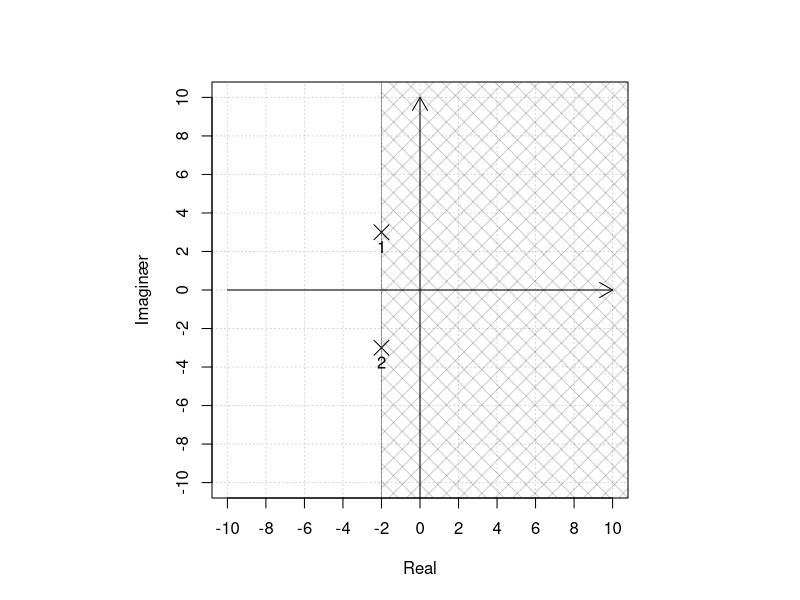
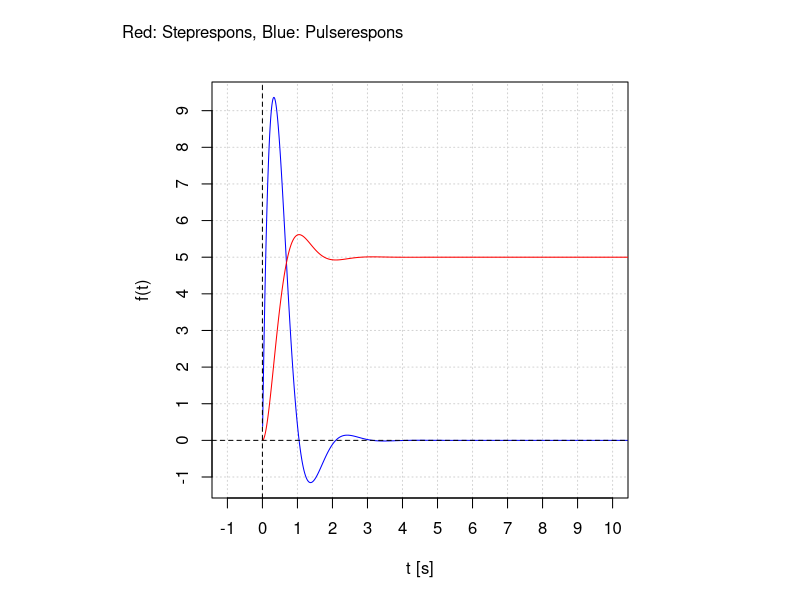
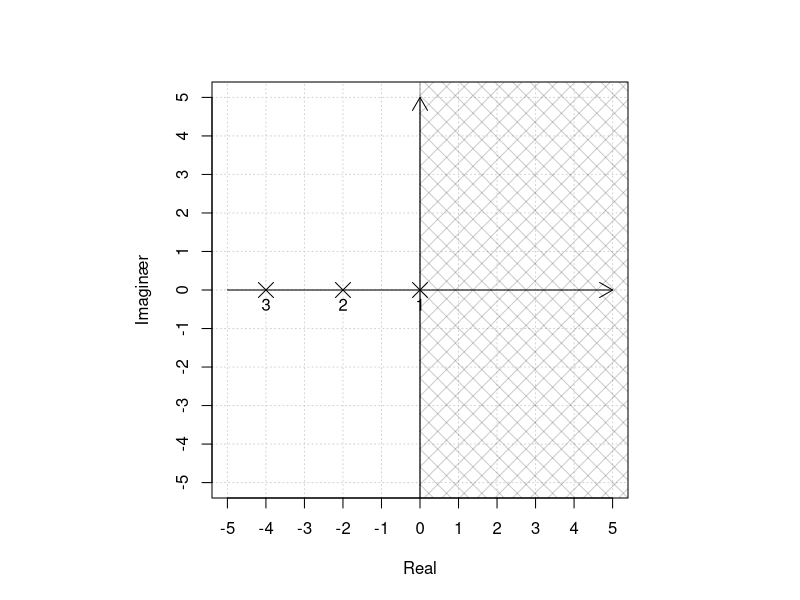
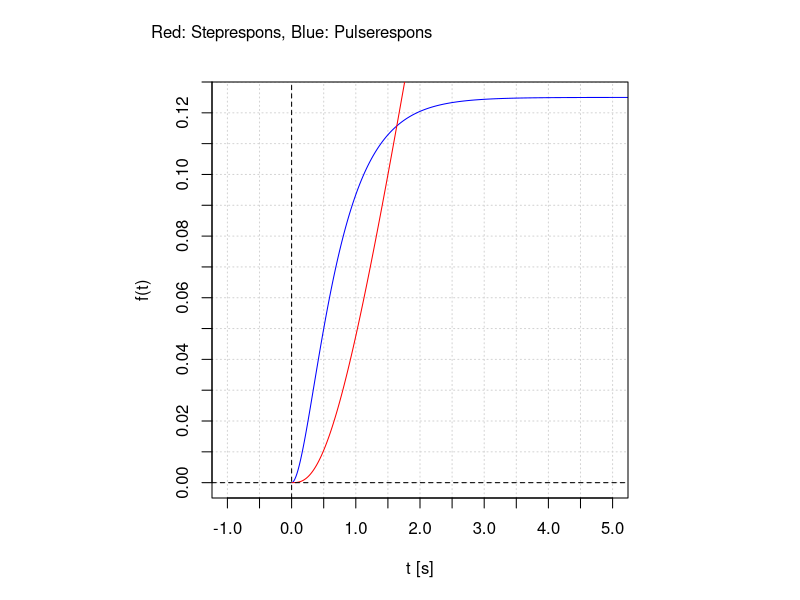
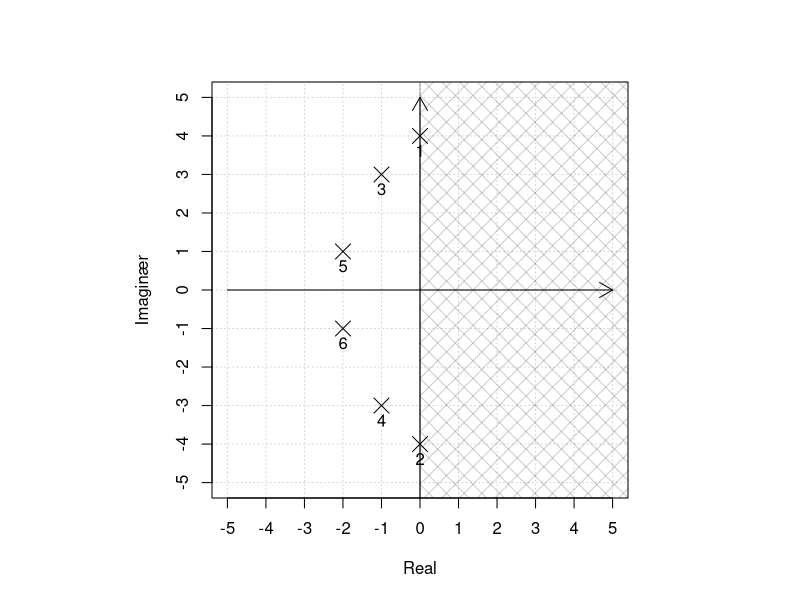
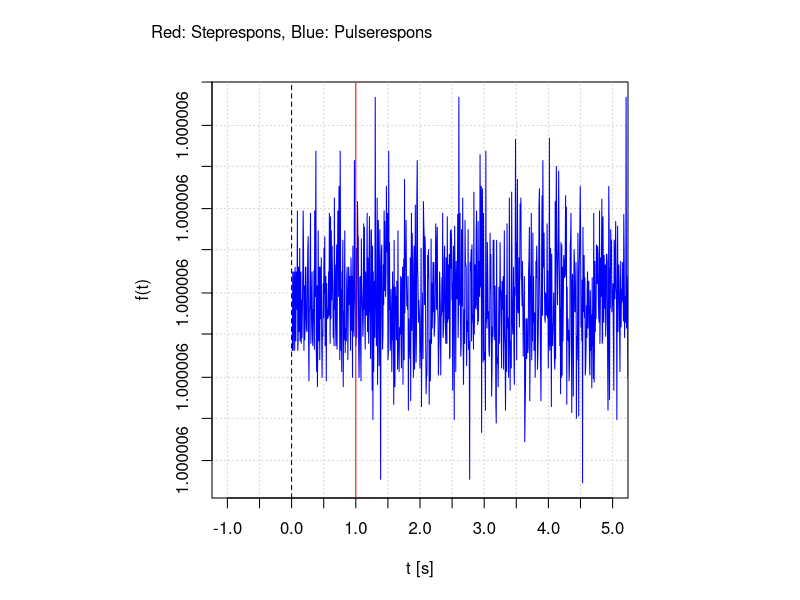
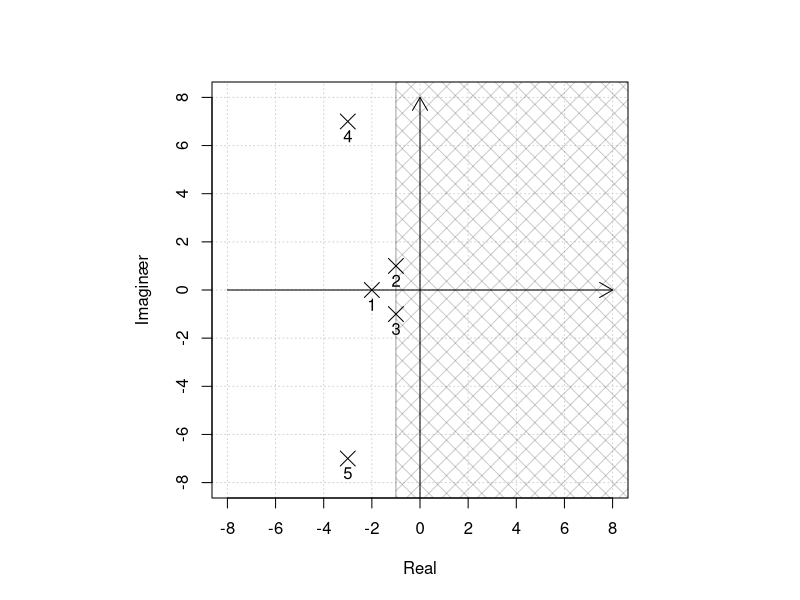
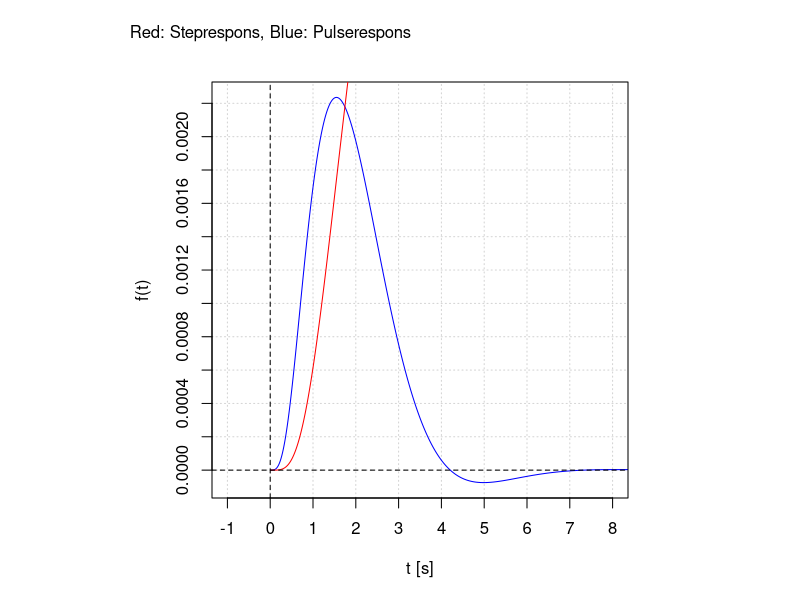

Reproduce these figures in R, in order.
## ---- chunk 1
library(pracma)

make_function <- function(args, body, env = parent.frame()) {
  args <- as.pairlist(args)

  eval(call("function", args, body), env)
}
stepplot <- function(expr, xmax, n = 1000, 
                   env = parent.frame()) {
  f <- make_function(alist(t = ), substitute(  
  (t < 0) * (0) + (0 <= t) * expr), ## Stepfunktionen ganges på..
  env)

  t <- seq(-0.5, xmax, length = n)
  y <- f(t)
  plot(t, y, type = "l", xlab = "t [s]", ylab = "f(t)",col = "red",lty=1, main= deparse(substitute(expr)),panel.first = grid())
  abline(v = 0, h = 0,lty=2)
 
}
pole_zero_plot <- function(x_zero_, y_zero_, x_pole_, y_pole_, range,expr) {

  ## Zeroes:
expr_ <- function(s) {expr(s)}
step <- function(s) {(1/s)*expr_(s)}
pulseLi <- invlap(expr, 0, 12, 2000)
stepLi <- invlap(step, 0, 12, 2000)


x_pole = x_pole_
y_pole = y_pole_
x_zero = x_zero_
y_zero = y_zero_
minMax <- c(-range,range)
  # RUN ME!
  par(lab = c(10, 10, 5),pty="s")
  plot(
      x_pole,
      y_pole,
      pch = 4, cex = 2,
  xlim = c(minMax[1], minMax[2]), ylim = c(minMax[1], minMax[2]), panel.first = grid(),
  xlab = "Real", ylab = "Imaginær")
  if (0 < length(x_zero)) {
    points(x_zero, y_zero, pch = 1, cex = 2) ## ZERO PLOT
    text(x_zero, y_zero, labels = seq(1, length(y_zero)), pos = 1) # Zero text
  }
  ## Konvergens rektankel.
  rect(max(x_pole), minMax[1]-5, minMax[2]+5, minMax[2]+5, density = 8, angle = 45, col = rgb(0, 0, 0, alpha = 0.2))
  rect(max(x_pole), minMax[1]-5, minMax[2]+5, minMax[2]+5, density = 8, angle = -45, col = rgb(0, 0, 0, alpha = 0.2))
  
  # mtext(paste("Konvergens: ", round(max(x_pole),digits=4)), side=1, line=3.5, at=9)

  text(x_pole, y_pole, labels = seq(1, length(y_pole)), pos = 1) # Pole text
  ## Aksepile.
  arrows(minMax[1], 0, minMax[2], 0, lwd = 1, length = 0.15)
  arrows(0, minMax[1] - 5, 0, minMax[2], lwd = 1, length = 0.15)
  #End of assignment
  plot(pulseLi,type="l", col="Blue", xlim = c(-1, minMax[2]), panel.first = grid(),
  xlab = "t [s]", ylab = "f(t)")
# lines(pulseLi,col="Blue")
  ## Function plot ?
lines(stepLi,col="red")
  abline(v = 0, h = 0,lty=2)
  mtext("Red: Steprespons, Blue: Pulserespons", side=3, line=2, at=0)

 }

## ---- chunk 2
expr <- function(s) 65 * (1)/(s^2+4*s+13)
x_zero <- c()
y_zero <- c()
x_pole <- c(-2,-2)
y_pole <- c(3,-3)
pole_zero_plot(x_zero, y_zero, x_pole, y_pole,10,expr)
## ---- chunk 3
expr <- function(s) (1)/(s*(s+2)*(s+4))
x_zero <- c()
y_zero <- c()
x_pole <- c(0,-2,-4)
y_pole <- c(0,0,0)
pole_zero_plot(x_zero, y_zero, x_pole, y_pole,5,expr)
## ---- chunk 4
expr <- function(s) (1)/(s)
x_zero <- c()
y_zero <- c()
x_pole <- c(0,0,-1,-1,-2,-2)
y_pole <- c(4,-4,3,-3,1,-1)
pole_zero_plot(x_zero, y_zero, x_pole, y_pole,5,expr)
## ---- chunk 5
expr <- function(s) (1)/((s+2)*(s^2+2*s+2)*(s^2+14*s+58))
x_zero <- c()
y_zero <- c()
x_pole <- c(-2,-1,-1,-3,-3)
y_pole <- c(0,1,-1,7,-7)
pole_zero_plot(x_zero, y_zero, x_pole, y_pole,8,expr)
## ---- chunk 6
expr <- function(s) (3)/((s+1)^2+3^2)
x_zero <- c()
y_zero <- c()
x_pole <- c(-1,-1)
y_pole <- c(3,-3)
pole_zero_plot(x_zero, y_zero, x_pole, y_pole,8,expr)
## ---- chunk 7
expr <- function(s) (3)/((s-1)^2+3^2)
x_zero <- c()
y_zero <- c()
x_pole <- c(1,1)
y_pole <- c(3,-3)
pole_zero_plot(x_zero, y_zero, x_pole, y_pole,4,expr)
## ---- chunk 8
expr <- function(s) 1
x_zero <- c()
y_zero <- c()
x_pole <- c(-1,-4,-8,9,-2,-2)
y_pole <- c(0,0,0,0,1,-1)
pole_zero_plot(x_zero, y_zero, x_pole, y_pole,10,expr)
## ---- chunk 9

## ---- chunk 10

## ---- chunk 11

## ---- chunk 12

## ---- chunk 13

## ---- chunk 14

## ---- chunk 15

## ---- chunk 16

## ---- chunk 17

## ---- chunk 18

## ---- chunk 19

## ---- chunk 20

## ---- chunk 21

## ---- chunk 22

## ---- chunk 23

## ---- chunk 24

## ---- chunk 25

## ---- chunk 26

